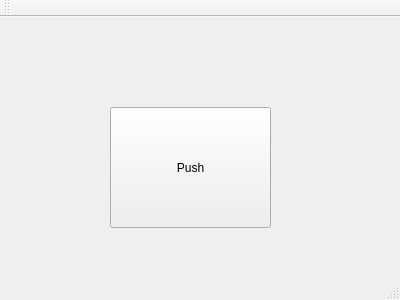
<?xml version="1.0" encoding="UTF-8"?>
<ui version="4.0">
 <class>MainWindow</class>
 <widget class="QMainWindow" name="MainWindow">
  <property name="geometry">
   <rect>
    <x>0</x>
    <y>0</y>
    <width>400</width>
    <height>300</height>
   </rect>
  </property>
  <property name="windowTitle">
   <string>MainWindow</string>
  </property>
  <widget class="QWidget" name="centralWidget">
   <widget class="QPushButton" name="mainButton">
    <property name="geometry">
     <rect>
      <x>110</x>
      <y>90</y>
      <width>161</width>
      <height>121</height>
     </rect>
    </property>
    <property name="text">
     <string>Push</string>
    </property>
   </widget>
  </widget>
  <widget class="QMenuBar" name="menuBar">
   <property name="geometry">
    <rect>
     <x>0</x>
     <y>0</y>
     <width>400</width>
     <height>25</height>
    </rect>
   </property>
  </widget>
  <widget class="QToolBar" name="mainToolBar">
   <attribute name="toolBarArea">
    <enum>TopToolBarArea</enum>
   </attribute>
   <attribute name="toolBarBreak">
    <bool>false</bool>
   </attribute>
  </widget>
  <widget class="QStatusBar" name="statusBar"/>
 </widget>
 <layoutdefault spacing="6" margin="11"/>
 <resources/>
 <connections/>
</ui>
